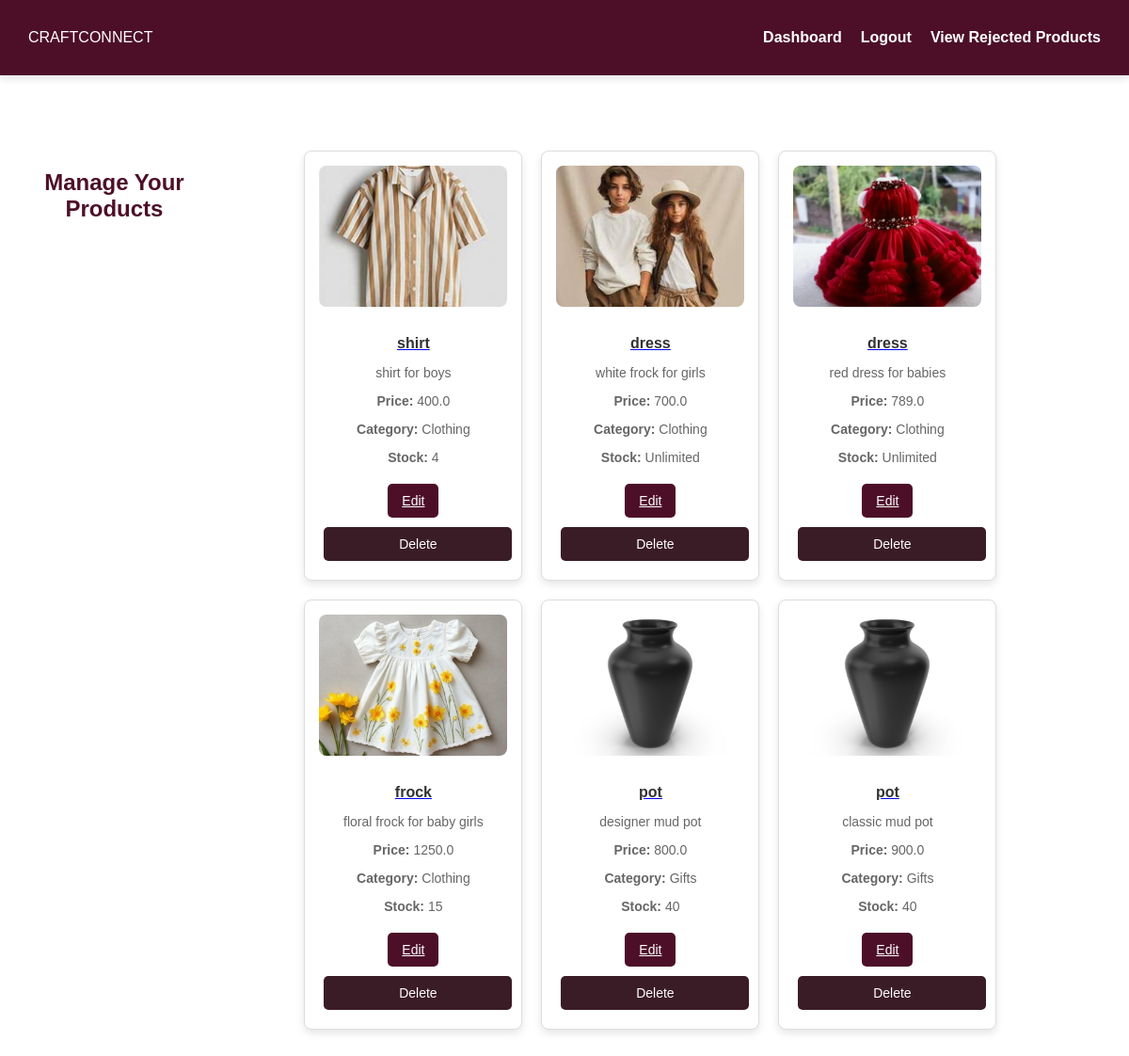
Screenshot of /manage_products (signed in) with the database file from the repository.
### tables this page shows
CREATE TABLE products (
            id INTEGER PRIMARY KEY AUTOINCREMENT,
            name TEXT NOT NULL,
            description TEXT NOT NULL,
            price REAL NOT NULL,
            image TEXT NOT NULL,
            manufacturer_id INTEGER, approved INTEGER DEFAULT 0, category TEXT, stock_limit INTEGER DEFAULT NULL, size_chart TEXT,
            FOREIGN KEY (manufacturer_id) REFERENCES users (id)
        );

### app.py (the view)
@app.route('/manage_products')
def manage_products():
    if "user_id" not in session or session["user_type"] != "manufacturer":
        return redirect(url_for("login"))
    manufacturer_id = session["user_id"]
    conn = sqlite3.connect("craftconnect.db")
    conn.row_factory = sqlite3.Row
    cursor = conn.cursor()
    cursor.execute("SELECT * FROM products WHERE manufacturer_id=?", (manufacturer_id,))
    products = cursor.fetchall()
    conn.close()
    return render_template("manage_products.html", products=products)

### templates/manage_products.html (shortened to what this page needs)
<!DOCTYPE html>
<html lang="en">
<head>
    <link rel="stylesheet" href="{{ url_for('static', filename='css/styles.css') }}">
</head>
<body>
    <nav class="navbar">
        <div class="logo">CRAFTCONNECT</div>
        <ul class="nav-links">
            <li><a href="{{ url_for('manufacturer_dashboard') }}">Dashboard</a></li>
            <li><a href="{{ url_for('logout') }}">Logout</a></li>
            <li><a href="{{ url_for('rejected_products') }}" class="rejected-btn">View Rejected Products</a></li>
        </ul>
    </nav>
    <section class="product-container">
        <h2>Manage Your Products</h2>
        {% if products %}
        <div class="product-grid">
            {% for product in products %}
            {% if product['approved'] != -1 %}
            <div class="product-card">
                <a href="{{ url_for('view_product', product_id=product['id']) }}">
                    <img src="{{ url_for('static', filename='uploads/' + product['image']) }}" alt="{{ product['name'] }}">
                    <h3>{{ product['name'] }}</h3>
                </a>
                <p>{{ product['description'] }}</p>
                <p><strong>Price:</strong> {{ product['price'] }}</p>
                <p><strong>Category:</strong> {{ product['category'] }}</p>
                <p><strong>Stock:</strong> {{ product['stock_limit'] if product['stock_limit'] else 'Unlimited' }}</p>
                <div class="actions">
                    <a href="{{ url_for('edit_product', product_id=product['id']) }}" class="edit-btn">Edit</a>
                    <form action="{{ url_for('delete_product', product_id=product['id']) }}" method="POST" style="display:inline;">
                        <button type="submit" class="delete-btn">Delete</button>
                    </form>
                </div>
            </div>
            {% endif %}
            {% endfor %}
        </div>
        {% else %}
            <p>No products found.</p>
        {% endif %}
    </section>
</body>
</html>

### static/css/styles.css (style rules this page uses)
body { margin: 0; padding: 0; font-family: Arial, sans-serif; background: white; color: #4D0F28; min-height: 100vh; box-sizing: border-box; }
.navbar { display: flex; justify-content: space-between; align-items: center; padding: 15px 30px; background: #4D0F28; color: white; box-shadow: 0px 4px 8px rgba(0, 0, 0, 0.1); }
.nav-links { list-style: none; display: flex; gap: 20px; }
.nav-links a { text-decoration: none; color: white; font-size: 16px; font-weight: bold; transition: color 0.3s ease; }
.product-container { text-align: center; padding: 40px; }
.product-card { background: #fff; color: #4D0F28; padding: 20px; box-shadow: 0px 4px 8px rgba(0, 0, 0, 0.15); text-align: center; border-radius: 8px; transition: transform 0.3s ease, box-shadow 0.3s ease; width: 250px; }
.product-container h2 { text-align: center; color: #4D0F28; margin-bottom: 20px; }
.product-card img { width: 100%; height: 200px; object-fit: cover; border-radius: 5px; margin-bottom: 15px; }
.product-card h3 { font-size: 18px; color: #4D0F28; margin-bottom: 10px; }
.product-card p { font-size: 16px; color: #666; margin-bottom: 10px; }
.product-card .actions { margin-top: 15px; }
.product-card .edit-btn, .product-card .delete-btn { display: inline-block; padding: 10px 15px; font-size: 14px; color: white; border: none; border-radius: 5px; cursor: pointer; margin: 5px; transition: background-color 0.3s ease; }
.product-card .edit-btn { background-color: #4D0F28; }
.product-card .delete-btn { background-color: rgb(58, 28, 38); }
input, button { width: 100%; padding: 10px; margin-top: 5px; }
.product-grid { display: flex; flex-wrap: wrap; gap: 20px; justify-content: center; }
.product-card { background-color: #fff; border: 1px solid #ddd; border-radius: 8px; width: 200px; padding: 15px; text-align: center; box-shadow: 0 4px 8px rgba(0, 0, 0, 0.1); }
.product-card img { width: 100%; height: 150px; object-fit: cover; border-radius: 8px; margin-bottom: 10px; }
.product-card h3 { font-size: 16px; color: #333; margin-bottom: 5px; }
.product-card p { font-size: 14px; color: #666; margin-bottom: 10px; }
.product-container { display: flex; gap: 20px; margin: 40px 0; }

### rows the page displays
products: image+name (picture), name "shirt", description "shirt for boys", price "400.0", category "Clothing", stock_limit "4"
products: image (picture), name "dress", description "white frock for girls", price "700.0", category "Clothing", stock_limit "Unlimited"
products: image (picture), name "dress", description "red dress for babies", price "789.0", category "Clothing", stock_limit "Unlimited"
products: image+name (picture), name "frock", description "floral frock for baby girls", price "1250.0", category "Clothing", stock_limit "15"
products: image (picture), name "pot", description "designer mud pot", price "800.0", category "Gifts", stock_limit "40"
products: image (picture), name "pot", description "classic mud pot", price "900.0", category "Gifts", stock_limit "40"
